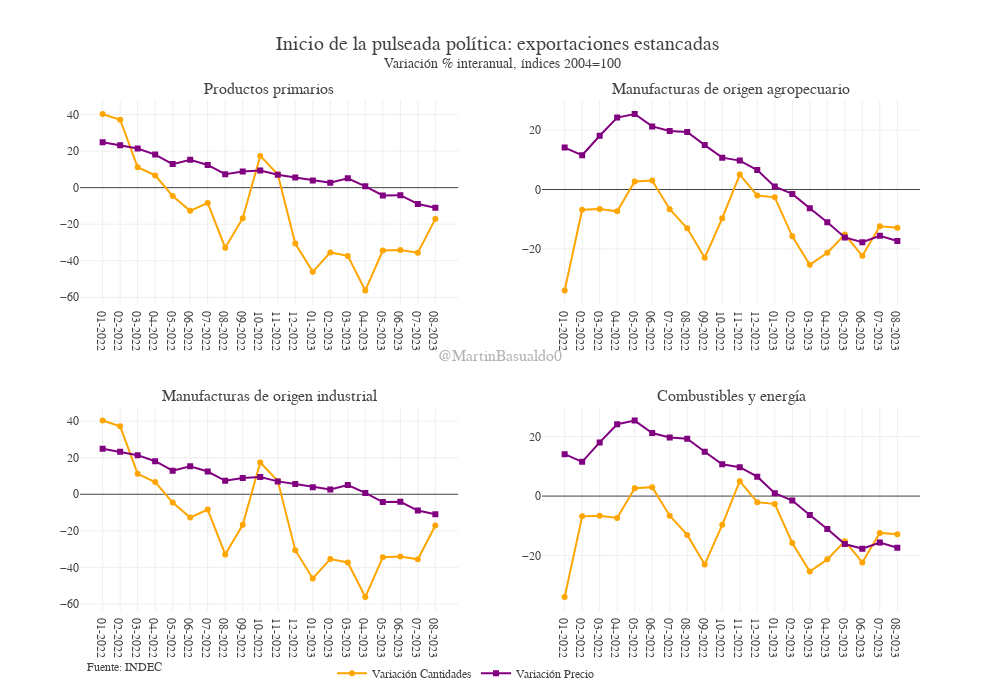

Write notebook code for a chart like this one.
### Code cell
multiplot_indices = make_subplots(2, 2, vertical_spacing=0.2,
subplot_titles= ['Productos primarios','Manufacturas de origen agropecuario', 'Manufacturas de origen industrial', 'Combustibles y energía'])
w=[1,1,2,2]
z=[1,2,1,2]
x=df_mensual_rubro_indices_filtrado.fecha

multiplot_indices.add_trace(go.Scatter(name='Variación Cantidades',legendgroup="Variación Cantidades",x=x, y=df_mensual_rubro_indices_filtrado.var_q_pp, mode='lines+markers', marker_symbol=0, marker_color='orange'), row=1, col=1)
multiplot_indices.add_trace(go.Scatter(name='Variación Precio',legendgroup="Variación Precio",x=x, y=df_mensual_rubro_indices_filtrado.var_p_pp, mode='lines+markers', marker_symbol=1, marker_color='purple'), row=1, col=1)

multiplot_indices.add_trace(go.Scatter(name='Variación Cantidades moa',legendgroup="Variación Cantidades",x=x, y=df_mensual_rubro_indices_filtrado.var_q_moa, mode='lines+markers', marker_symbol=0,marker_color='orange',showlegend=False), row=1, col=2)
multiplot_indices.add_trace(go.Scatter(name='Variación Precio moa',legendgroup="Variación Precio",x=x, y=df_mensual_rubro_indices_filtrado.var_p_moa, mode='lines+markers', marker_symbol=1, marker_color='purple',showlegend=False), row=1, col=2)

multiplot_indices.add_trace(go.Scatter(name='Variación Cantidades moi',legendgroup="Variación Cantidades",x=x, y=df_mensual_rubro_indices_filtrado.var_q_moi, mode='lines+markers', marker_symbol=0,marker_color='orange',showlegend=False ), row=2, col=1)
multiplot_indices.add_trace(go.Scatter(name='Variación Precio moi',legendgroup="Variación Precio",x=x, y=df_mensual_rubro_indices_filtrado.var_p_moi, mode='lines+markers', marker_symbol=1, marker_color='purple',showlegend=False), row=2, col=1)

multiplot_indices.add_trace(go.Scatter(name='Variación Cantidades cye',legendgroup="Variación Cantidades",x=x, y=df_mensual_rubro_indices_filtrado.var_q_cye, mode='lines+markers', marker_symbol=0,marker_color='orange',showlegend=False ), row=2, col=2)
multiplot_indices.add_trace(go.Scatter(name='Variación Precio cye',legendgroup="Variación Precio",x=x, y=df_mensual_rubro_indices_filtrado.var_p_cye, mode='lines+markers', marker_symbol=1, marker_color='purple',showlegend=False), row=2, col=2)
   
multiplot_indices.update_layout(separators=",.", font_family="Georgia", font_size=12,
                              xaxis=dict(type='category'),
                                # margin ={'b': 200},
     height=700, width=1000, 
     # xaxis = dict(tickmode = "linear"),
     template = 'none',
     title=dict(
         text="Inicio de la pulseada política: exportaciones estancadas <br> <sup> Variación % interanual, índices 2004=100 </sup>",
         font_size=20,
           pad=dict(b=500)
        ),    
     legend=dict(yanchor="bottom",xanchor="left",
     y=-.15, x=0.3, 
     orientation='h')
     )
multiplot_indices.update_yaxes(tickformat=',')
note = 'Fuente: INDEC'
multiplot_indices.add_annotation(showarrow=False, text=note,font=dict(size=12), xref='paper',x=0.1,yref='paper', y=-0.125, 
                           xanchor='right', yanchor='auto', xshift=0, yshift=0,)

multiplot_indices.add_annotation(showarrow=False, text='@MartinBasualdo0', font=dict(size=16), font_family="arial", opacity=0.4,
    xref='paper', yref='paper', x=0.5, y=0.5)

### Figure 1 — Plotly figure (JSON) as saved in the notebook; plotly's stock layout.template omitted (floating-point values rounded to 4 significant figures)
{"data": [{"legendgroup": "Variación Cantidades", "marker": {"color": "orange", "symbol": 0}, "mode": "lines+markers", "name": "Variación Cantidades", "type": "scatter", "x": ["01-2022", "02-2022", "03-2022", "04-2022", "05-2022", "06-2022", "07-2022", "08-2022", "09-2022", "10-2022", "11-2022", "12-2022", "01-2023", "02-2023", "03-2023", "04-2023", "05-2023", "06-2023", "07-2023", "08-2023"], "xaxis": "x", "y": [40.32, 37.18, 11.17, 6.705, -4.576, -12.7, -8.358, -32.94, -16.73, 17.37, 7.316, -30.61, -46.08, -35.45, -37.34, -56.25, -34.45, -34.09, -35.59, -17.09], "yaxis": "y"}, {"legendgroup": "Variación Precio", "marker": {"color": "purple", "symbol": 1}, "mode": "lines+markers", "name": "Variación Precio", "type": "scatter", "x": ["01-2022", "02-2022", "03-2022", "04-2022", "05-2022", "06-2022", "07-2022", "08-2022", "09-2022", "10-2022", "11-2022", "12-2022", "01-2023", "02-2023", "03-2023", "04-2023", "05-2023", "06-2023", "07-2023", "08-2023"], "xaxis": "x", "y": [24.89, 23.25, 21.4, 18.07, 12.88, 15.28, 12.43, 7.36, 8.888, 9.406, 7.04, 5.569, 3.898, 2.643, 5.081, 0.7467, -4.295, -4.107, -8.911, -10.95], "yaxis": "y"}, {"legendgroup": "Variación Cantidades", "marker": {"color": "orange", "symbol": 0}, "mode": "lines+markers", "name": "Variación Cantidades moa", "showlegend": false, "type": "scatter", "x": ["01-2022", "02-2022", "03-2022", "04-2022", "05-2022", "06-2022", "07-2022", "08-2022", "09-2022", "10-2022", "11-2022", "12-2022", "01-2023", "02-2023", "03-2023", "04-2023", "05-2023", "06-2023", "07-2023", "08-2023"], "xaxis": "x2", "y": [-33.99, -6.824, -6.605, -7.357, 2.666, 3.01, -6.629, -13.08, -23.0, -9.681, 5.008, -2.045, -2.643, -15.78, -25.38, -21.31, -15.2, -22.33, -12.4, -12.88], "yaxis": "y2"}, {"legendgroup": "Variación Precio", "marker": {"color": "purple", "symbol": 1}, "mode": "lines+markers", "name": "Variación Precio moa", "showlegend": false, "type": "scatter", "x": ["01-2022", "02-2022", "03-2022", "04-2022", "05-2022", "06-2022", "07-2022", "08-2022", "09-2022", "10-2022", "11-2022", "12-2022", "01-2023", "02-2023", "03-2023", "04-2023", "05-2023", "06-2023", "07-2023", "08-2023"], "xaxis": "x2", "y": [14.12, 11.54, 18.08, 24.21, 25.43, 21.24, 19.73, 19.34, 14.94, 10.71, 9.724, 6.541, 0.964, -1.494, -6.335, -11.06, -16.14, -17.73, -15.61, -17.37], "yaxis": "y2"}, {"legendgroup": "Variación Cantidades", "marker": {"color": "orange", "symbol": 0}, "mode": "lines+markers", "name": "Variación Cantidades moi", "showlegend": false, "type": "scatter", "x": ["01-2022", "02-2022", "03-2022", "04-2022", "05-2022", "06-2022", "07-2022", "08-2022", "09-2022", "10-2022", "11-2022", "12-2022", "01-2023", "02-2023", "03-2023", "04-2023", "05-2023", "06-2023", "07-2023", "08-2023"], "xaxis": "x3", "y": [40.32, 37.18, 11.17, 6.705, -4.576, -12.7, -8.358, -32.94, -16.73, 17.37, 7.316, -30.61, -46.08, -35.45, -37.34, -56.25, -34.45, -34.09, -35.59, -17.09], "yaxis": "y3"}, {"legendgroup": "Variación Precio", "marker": {"color": "purple", "symbol": 1}, "mode": "lines+markers", "name": "Variación Precio moi", "showlegend": false, "type": "scatter", "x": ["01-2022", "02-2022", "03-2022", "04-2022", "05-2022", "06-2022", "07-2022", "08-2022", "09-2022", "10-2022", "11-2022", "12-2022", "01-2023", "02-2023", "03-2023", "04-2023", "05-2023", "06-2023", "07-2023", "08-2023"], "xaxis": "x3", "y": [24.89, 23.25, 21.4, 18.07, 12.88, 15.28, 12.43, 7.36, 8.888, 9.406, 7.04, 5.569, 3.898, 2.643, 5.081, 0.7467, -4.295, -4.107, -8.911, -10.95], "yaxis": "y3"}, {"legendgroup": "Variación Cantidades", "marker": {"color": "orange", "symbol": 0}, "mode": "lines+markers", "name": "Variación Cantidades cye", "showlegend": false, "type": "scatter", "x": ["01-2022", "02-2022", "03-2022", "04-2022", "05-2022", "06-2022", "07-2022", "08-2022", "09-2022", "10-2022", "11-2022", "12-2022", "01-2023", "02-2023", "03-2023", "04-2023", "05-2023", "06-2023", "07-2023", "08-2023"], "xaxis": "x4", "y": [-33.99, -6.824, -6.605, -7.357, 2.666, 3.01, -6.629, -13.08, -23.0, -9.681, 5.008, -2.045, -2.643, -15.78, -25.38, -21.31, -15.2, -22.33, -12.4, -12.88], "yaxis": "y4"}, {"legendgroup": "Variación Precio", "marker": {"color": "purple", "symbol": 1}, "mode": "lines+markers", "name": "Variación Precio cye", "showlegend": false, "type": "scatter", "x": ["01-2022", "02-2022", "03-2022", "04-2022", "05-2022", "06-2022", "07-2022", "08-2022", "09-2022", "10-2022", "11-2022", "12-2022", "01-2023", "02-2023", "03-2023", "04-2023", "05-2023", "06-2023", "07-2023", "08-2023"], "xaxis": "x4", "y": [14.12, 11.54, 18.08, 24.21, 25.43, 21.24, 19.73, 19.34, 14.94, 10.71, 9.724, 6.541, 0.964, -1.494, -6.335, -11.06, -16.14, -17.73, -15.61, -17.37], "yaxis": "y4"}], "layout": {"annotations": [{"font": {"size": 16}, "showarrow": false, "text": "Productos primarios", "x": 0.225, "xanchor": "center", "xref": "paper", "y": 1, "yanchor": "bottom", "yref": "paper"}, {"font": {"size": 16}, "showarrow": false, "text": "Manufacturas de origen agropecuario", "x": 0.775, "xanchor": "center", "xref": "paper", "y": 1, "yanchor": "bottom", "yref": "paper"}, {"font": {"size": 16}, "showarrow": false, "text": "Manufacturas de origen industrial", "x": 0.225, "xanchor": "center", "xref": "paper", "y": 0.4, "yanchor": "bottom", "yref": "paper"}, {"font": {"size": 16}, "showarrow": false, "text": "Combustibles y energía", "x": 0.775, "xanchor": "center", "xref": "paper", "y": 0.4, "yanchor": "bottom", "yref": "paper"}, {"font": {"size": 12}, "showarrow": false, "text": "Fuente: INDEC", "x": 0.1, "xanchor": "right", "xref": "paper", "xshift": 0, "y": -0.125, "yanchor": "auto", "yref": "paper", "yshift": 0}, {"font": {"family": "arial", "size": 16}, "opacity": 0.4, "showarrow": false, "text": "@MartinBasualdo0", "x": 0.5, "xref": "paper", "y": 0.5, "yref": "paper"}], "font": {"family": "Georgia", "size": 12}, "height": 700, "legend": {"orientation": "h", "x": 0.3, "xanchor": "left", "y": -0.15, "yanchor": "bottom"}, "separators": ",.", "title": {"font": {"size": 20}, "pad": {"b": 500}, "text": "Inicio de la pulseada política: exportaciones estancadas <br> <sup> Variación % interanual, índices 2004=100 </sup>"}, "width": 1000, "xaxis": {"anchor": "y", "domain": [0, 0.45], "type": "category"}, "xaxis2": {"anchor": "y2", "domain": [0.55, 1]}, "xaxis3": {"anchor": "y3", "domain": [0, 0.45]}, "xaxis4": {"anchor": "y4", "domain": [0.55, 1]}, "yaxis": {"anchor": "x", "domain": [0.6, 1], "tickformat": ","}, "yaxis2": {"anchor": "x2", "domain": [0.6, 1], "tickformat": ","}, "yaxis3": {"anchor": "x3", "domain": [0, 0.4], "tickformat": ","}, "yaxis4": {"anchor": "x4", "domain": [0, 0.4], "tickformat": ","}}}
